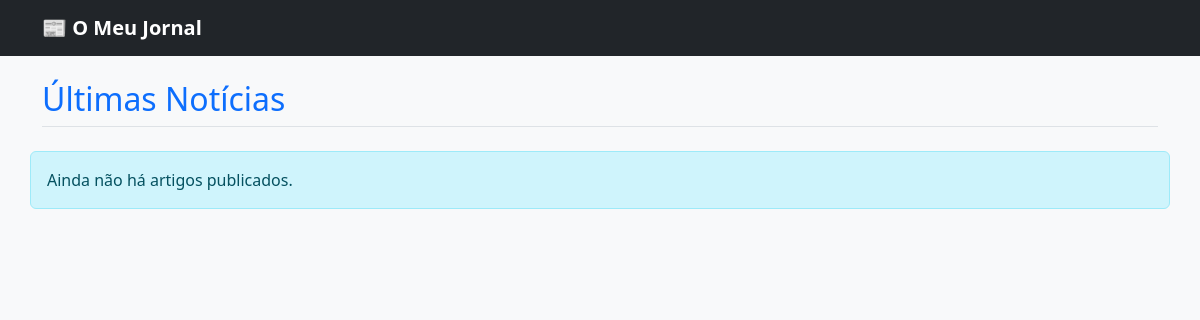
Before: / with the older database file.
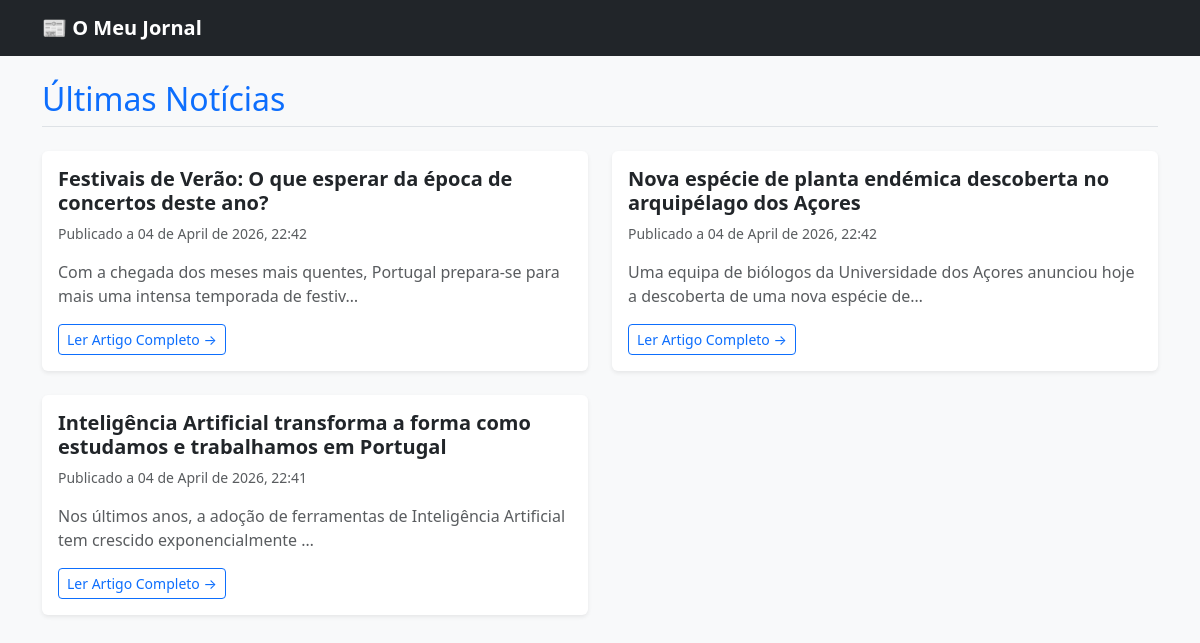
After: the same page with the newer database file.
### noticias/models.py (models this page shows, shortened)
class Artigo(models.Model):
    titulo = models.CharField(max_length=200)
    corpo_texto = models.TextField()
    data_publicacao = models.DateTimeField(default=timezone.now)
    class Meta:
        ordering = ['-data_publicacao']

### noticias/views.py (the view)
# urls.py: path('', views.lista_artigos, name='lista_artigos'),
def lista_artigos(request):
    artigos = Artigo.objects.all()
    return render(request, 'noticias/lista_artigos.html', {'artigos': artigos})

### noticias/templates/noticias/lista_artigos.html (shortened to what this page needs)
{% extends 'noticias/base.html' %}
{% block conteudo %}
    <h2 class="mb-4 text-primary border-bottom pb-2">Últimas Notícias</h2>
    <div class="row">
        {% for artigo in artigos %}
            <div class="col-md-6 mb-4">
                <div class="card h-100 shadow-sm border-0">
                    <div class="card-body">
                        <h5 class="card-title fw-bold">{{ artigo.titulo }}</h5>
                        <p class="text-muted small">Publicado a {{ artigo.data_publicacao|date:"d \d\e F \d\e Y, H:i" }}</p>
                        <p class="card-text text-muted">{{ artigo.corpo_texto|truncatechars:100 }}</p>
                        <a href="{% url 'detalhe_artigo' artigo.id %}" class="btn btn-outline-primary btn-sm">Ler Artigo Completo &rarr;</a>
                    </div>
                </div>
            </div>
        {% empty %}
            <div class="alert alert-info">Ainda não há artigos publicados.</div>
        {% endfor %}
    </div>
{% endblock %}

### noticias/templates/noticias/base.html (shortened to what this page needs)
<!DOCTYPE html>
<html lang="pt">
<head>
    <link href="https://cdn.jsdelivr.net/npm/bootstrap@5.3.0/dist/css/bootstrap.min.css" rel="stylesheet">
</head>
<body class="bg-light">
    <nav class="navbar navbar-dark bg-dark mb-4">
        <div class="container">
            <a class="navbar-brand fw-bold" href="{% url 'lista_artigos' %}">📰 O Meu Jornal</a>
        </div>
    </nav>
    <div class="container">
        {% block conteudo %}
        {% endblock %}
    </div>
</body>
</html>

Changed rows visible on the page:
added Artigo: titulo "Festivais de Verão: O que esperar da época de concertos deste ano?", data_publicacao "04 de April de 2026, 22:42", corpo_texto "Com a chegada dos meses mais quentes, Portugal prepara-se para mais uma intensa temporada de festiv…"
added Artigo: titulo "Nova espécie de planta endémica descoberta no arquipélago dos Açores", data_publicacao "04 de April de 2026, 22:42", corpo_texto "Uma equipa de biólogos da Universidade dos Açores anunciou hoje a descoberta de uma nova espécie de…"
added Artigo: titulo "Inteligência Artificial transforma a forma como estudamos e trabalhamos em Portugal", data_publicacao "04 de April de 2026, 22:41", corpo_texto "Nos últimos anos, a adoção de ferramentas de Inteligência Artificial tem crescido exponencialmente …"
Other visible differences:
text no longer shown: "Ainda não há artigos publicados."
